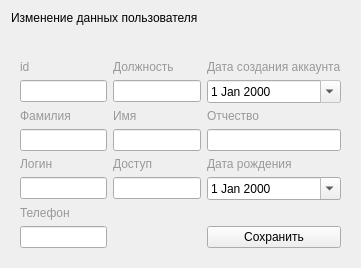
<?xml version="1.0" encoding="UTF-8"?>
<ui version="4.0">
 <class>UpdateEmployeeForm</class>
 <widget class="QWidget" name="UpdateEmployeeForm">
  <property name="geometry">
   <rect>
    <x>0</x>
    <y>0</y>
    <width>361</width>
    <height>205</height>
   </rect>
  </property>
  <property name="windowTitle">
   <string>Мультивендорная поддержка</string>
  </property>
  <layout class="QVBoxLayout" name="verticalLayout">
   <item>
    <widget class="QLabel" name="Bpv">
     <property name="styleSheet">
      <string notr="true">font: 14pt &quot;MS Shell Dlg 2&quot;;</string>
     </property>
     <property name="text">
      <string>Изменение данных пользователя</string>
     </property>
    </widget>
   </item>
   <item>
    <widget class="QLabel" name="errorLbl">
     <property name="styleSheet">
      <string notr="true">color: rgb(255, 0, 0);</string>
     </property>
     <property name="text">
      <string/>
     </property>
    </widget>
   </item>
   <item>
    <widget class="QWidget" name="widget" native="true">
     <layout class="QGridLayout" name="gridLayout">
      <item row="0" column="0">
       <widget class="QLabel" name="label_72">
        <property name="styleSheet">
         <string notr="true">color: rgb(153, 153, 153);</string>
        </property>
        <property name="text">
         <string>id</string>
        </property>
       </widget>
      </item>
      <item row="0" column="1">
       <widget class="QLabel" name="label_71">
        <property name="styleSheet">
         <string notr="true">color: rgb(153, 153, 153);</string>
        </property>
        <property name="text">
         <string>Должность</string>
        </property>
       </widget>
      </item>
      <item row="0" column="2">
       <widget class="QLabel" name="label_69">
        <property name="styleSheet">
         <string notr="true">color: rgb(153, 153, 153);</string>
        </property>
        <property name="text">
         <string>Дата создания аккаунта</string>
        </property>
       </widget>
      </item>
      <item row="1" column="0">
       <widget class="QLineEdit" name="idProfileEdit">
        <property name="readOnly">
         <bool>true</bool>
        </property>
       </widget>
      </item>
      <item row="1" column="1">
       <widget class="QLineEdit" name="workStatusProfileEdit">
        <property name="readOnly">
         <bool>true</bool>
        </property>
       </widget>
      </item>
      <item row="1" column="2">
       <widget class="QDateEdit" name="dateJoinedProfileEdit">
        <property name="readOnly">
         <bool>true</bool>
        </property>
        <property name="calendarPopup">
         <bool>true</bool>
        </property>
       </widget>
      </item>
      <item row="2" column="0">
       <widget class="QLabel" name="label_74">
        <property name="styleSheet">
         <string notr="true">color: rgb(153, 153, 153);</string>
        </property>
        <property name="text">
         <string>Фамилия</string>
        </property>
       </widget>
      </item>
      <item row="2" column="1">
       <widget class="QLabel" name="label_77">
        <property name="styleSheet">
         <string notr="true">color: rgb(153, 153, 153);</string>
        </property>
        <property name="text">
         <string>Имя</string>
        </property>
       </widget>
      </item>
      <item row="2" column="2">
       <widget class="QLabel" name="label_63">
        <property name="styleSheet">
         <string notr="true">color: rgb(153, 153, 153);</string>
        </property>
        <property name="text">
         <string>Отчество</string>
        </property>
       </widget>
      </item>
      <item row="3" column="0">
       <widget class="QLineEdit" name="lastnameProfileEdit">
        <property name="readOnly">
         <bool>false</bool>
        </property>
       </widget>
      </item>
      <item row="3" column="1">
       <widget class="QLineEdit" name="firstnameProfileEdit">
        <property name="readOnly">
         <bool>false</bool>
        </property>
       </widget>
      </item>
      <item row="3" column="2">
       <widget class="QLineEdit" name="patronymicProfileEdit">
        <property name="readOnly">
         <bool>false</bool>
        </property>
       </widget>
      </item>
      <item row="4" column="0">
       <widget class="QLabel" name="label_70">
        <property name="styleSheet">
         <string notr="true">color: rgb(153, 153, 153);</string>
        </property>
        <property name="text">
         <string>Логин</string>
        </property>
       </widget>
      </item>
      <item row="4" column="1">
       <widget class="QLabel" name="label_75">
        <property name="styleSheet">
         <string notr="true">color: rgb(153, 153, 153);</string>
        </property>
        <property name="text">
         <string>Доступ</string>
        </property>
       </widget>
      </item>
      <item row="4" column="2">
       <widget class="QLabel" name="label_76">
        <property name="styleSheet">
         <string notr="true">color: rgb(153, 153, 153);</string>
        </property>
        <property name="text">
         <string>Дата рождения</string>
        </property>
       </widget>
      </item>
      <item row="5" column="0">
       <widget class="QLineEdit" name="usernameProfileEdit">
        <property name="readOnly">
         <bool>false</bool>
        </property>
       </widget>
      </item>
      <item row="5" column="1">
       <widget class="QLineEdit" name="permissionProfileEdit">
        <property name="readOnly">
         <bool>true</bool>
        </property>
       </widget>
      </item>
      <item row="5" column="2">
       <widget class="QDateEdit" name="birthdateProfileEdit">
        <property name="readOnly">
         <bool>false</bool>
        </property>
        <property name="calendarPopup">
         <bool>true</bool>
        </property>
       </widget>
      </item>
      <item row="6" column="0">
       <widget class="QLabel" name="label_73">
        <property name="styleSheet">
         <string notr="true">color: rgb(153, 153, 153);</string>
        </property>
        <property name="text">
         <string>Телефон</string>
        </property>
       </widget>
      </item>
      <item row="7" column="0">
       <widget class="QLineEdit" name="phoneProfileEdit">
        <property name="readOnly">
         <bool>false</bool>
        </property>
       </widget>
      </item>
      <item row="7" column="2">
       <widget class="QPushButton" name="updateBtn">
        <property name="text">
         <string>Сохранить</string>
        </property>
       </widget>
      </item>
     </layout>
    </widget>
   </item>
  </layout>
 </widget>
 <resources/>
 <connections/>
</ui>
